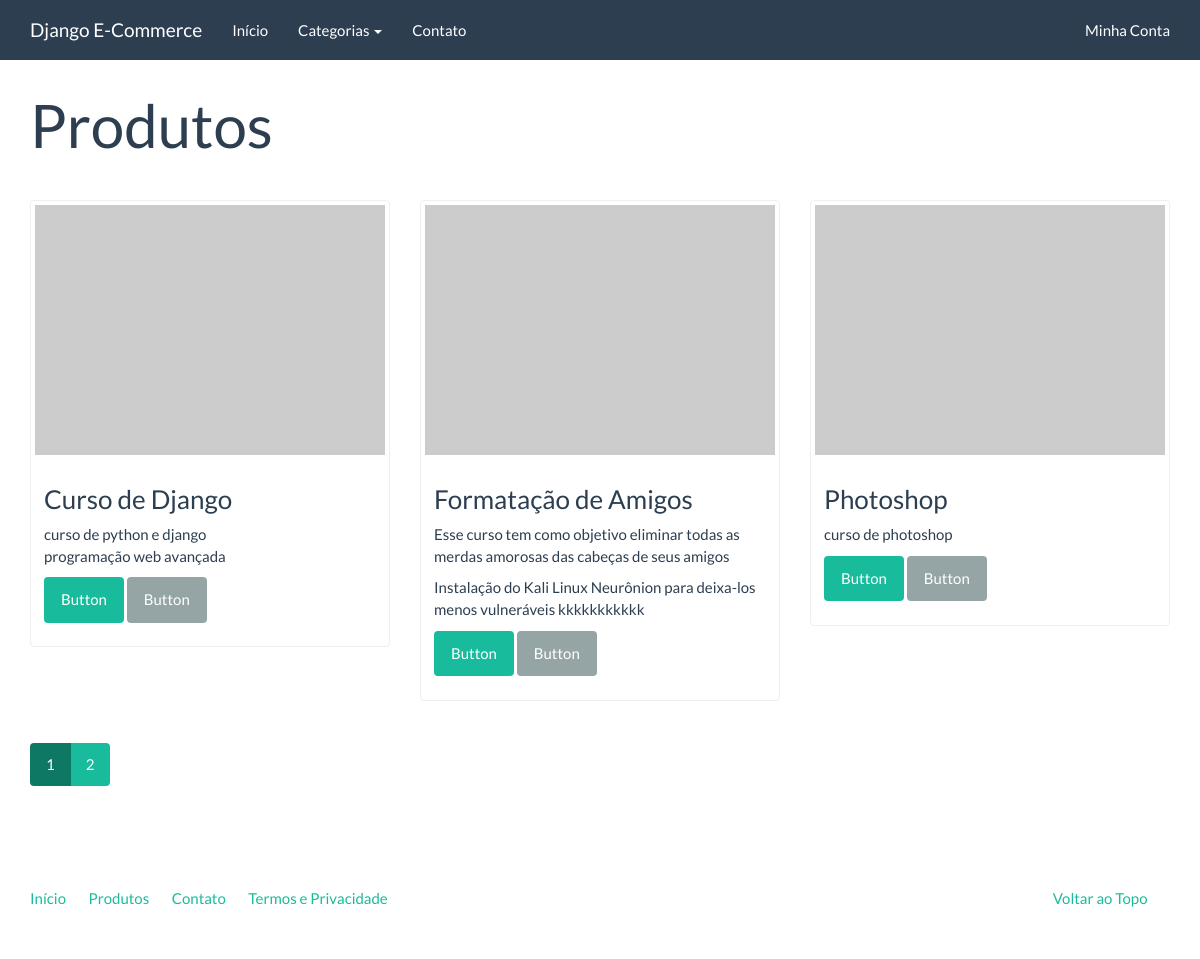
Screenshot of /catalogo/ with the database file from the repository.
### catalog/models.py (models this page shows)
class Product(models.Model):
    name = models.CharField('Nome', max_length=100)
    slug = models.SlugField('Identificador',max_length=100)
    category = models.ForeignKey('catalog.Category', verbose_name='Categoria')
    description = models.TextField('Descrição', blank=True)
    price = models.DecimalField('Preço', decimal_places=2, max_digits=8)
    created = models.DateTimeField('Criado em', auto_now_add=True)
    modified =  models.DateTimeField('Modificado em', auto_now=True)
    class Meta:
        verbose_name = 'Produto'
        verbose_name_plural = 'Produtos'
        ordering = ['name']
    def __str__(self):
        return self.name
    def get_absolut_url(self):
        return reverse('catalog:product', kwargs={'slug':self.slug})

### catalog/views.py (the view)
class ProductListView(generic.ListView):
    model = Product
    template_name = 'catalog/product_list.html'
    context_object_name = 'products'
    paginate_by = 3

### catalog/context_processors.py (called while the page is built)
def categories(request):
    return{
        'categories': Category.objects.all()
    }

### catalog/models.py (called while the page is built)
    def __str__(self):
        return self.name

    def get_absolut_url(self):
        return reverse('catalog:category', kwargs={'slug':self.slug})

### core/templatetags/pagination.py (called while the page is built)
@register.inclusion_tag('pagination.html')
def pagination(request, paginator, page_obj):
    context = {}
    context['paginator'] = paginator
    context['request'] = request
    context['page_obj'] = page_obj
    getvars = request.GET.copy()
    if 'page' in getvars:
        del getvars['page']
    if len(getvars) > 0:
        context['getvars'] = '&{0}'.format(getvars.urlencode())
    else:
        context['getvars'] = ''
    return context

### catalog/templates/catalog/product_list.html (shortened to what this page needs)
{% extends "base.html" %}
 {% load pagination %}
{% block container %}
<div class="page-header">
  <h1>Produtos</h1>
</div>
<div class="row">
  {% for product in products %}
  <div class="col-sm-6 col-md-4">
    <div class="thumbnail">
      <a href="{{ product.get_absolut_url }}">
        <img src="http://placehold.it/350x250" alt="" />
      </a>
      <div class="caption">
        <h3>{{product}}</h3>
        {{ product.description|linebreaks}}
        <p><a href="{{ product.get_absolut_url }}" class="btn btn-success" role="button">Button</a> <a href="#" class="btn btn-default" role="button">Button</a></p>
      </div>
    </div>
  </div>
  {% endfor %}
</div>
{% pagination request paginator page_obj%}
{% endblock %}

### core/templates/base.html (shortened to what this page needs)
<!DOCTYPE html>
{% load static %}
<html lang="en">
<head>
	<link rel="stylesheet" href="{% static 'assets/bootstrap.min.css'%}" media="screen" />
	<link rel="stylesheet" href="{% static 'assets/custom.min.css' %}" media="screen" />
</head>
<body>
    <div class="navbar navbar-default navbar-fixed-top">
      <div class="container">
        <div class="navbar-header">
          <a href="" class="navbar-brand">Django E-Commerce</a>
        </div>
        <div class="navbar-collapse collapse" id="navbar-main">
          <ul class="nav navbar-nav">
            <li>
              <a href="{% url 'index' %}">Início</a>
            </li>
            <li class="dropdown">
              <a class="dropdown-toggle" data-toggle="dropdown" href="{% url 'catalog:product_list' %}" id="download">Categorias <span class="caret"></span></a>
            </li>
			<li>
				<a href="{% url 'contact' %}">Contato</a>
			</li>
          </ul>
          <ul class="nav navbar-nav navbar-right">
            <li><a href="#">Minha Conta</a></li>
          </ul>
        </div>
      </div>
    </div>
    <div class="container">
	    {% block container %}{% endblock %}
		<footer>
			<div class="row">
			  <div class="col-lg-12">
			    <ul class="list-unstyled">
			      <li class="pull-right"><a href="#top">Voltar ao Topo</a></li>
			      <li><a href="">Início</a></li>
			      <li><a href="">Produtos</a></li>
			      <li><a href="">Contato</a></li>
			      <li><a href="">Termos e Privacidade</a></li>
			    </ul>
			  </div>
			</div>
		</footer>
	</div>
</body>
</html>

### core/templates/pagination.html
<div class="row">
  <div class="col-md-12">
       <nav>
           <ul class="pagination">
              {% for page in paginator.page_range  %}
                <li{% if page_obj.number == page%} class="active"{% endif%}><a href="?page={{page}}{{getvars}}">{{page}}</a></li>
               {% endfor %}
           </ul>
      </nav>
  </div>
</div>

### rows the page displays
Product: name "Curso de Django", description "curso de python e django programação web avançada"
Product: name "Formatação de Amigos", description "Esse curso tem como objetivo eliminar todas as merdas amorosas das cabeças de seus amigos Instalação do Kali Linux Neurônion para deixa-los menos vulneráveis kkkkkkkkkkk"
Product: name "Photoshop", description "curso de photoshop"

### other values shown
{{ page }} "1" "2"
